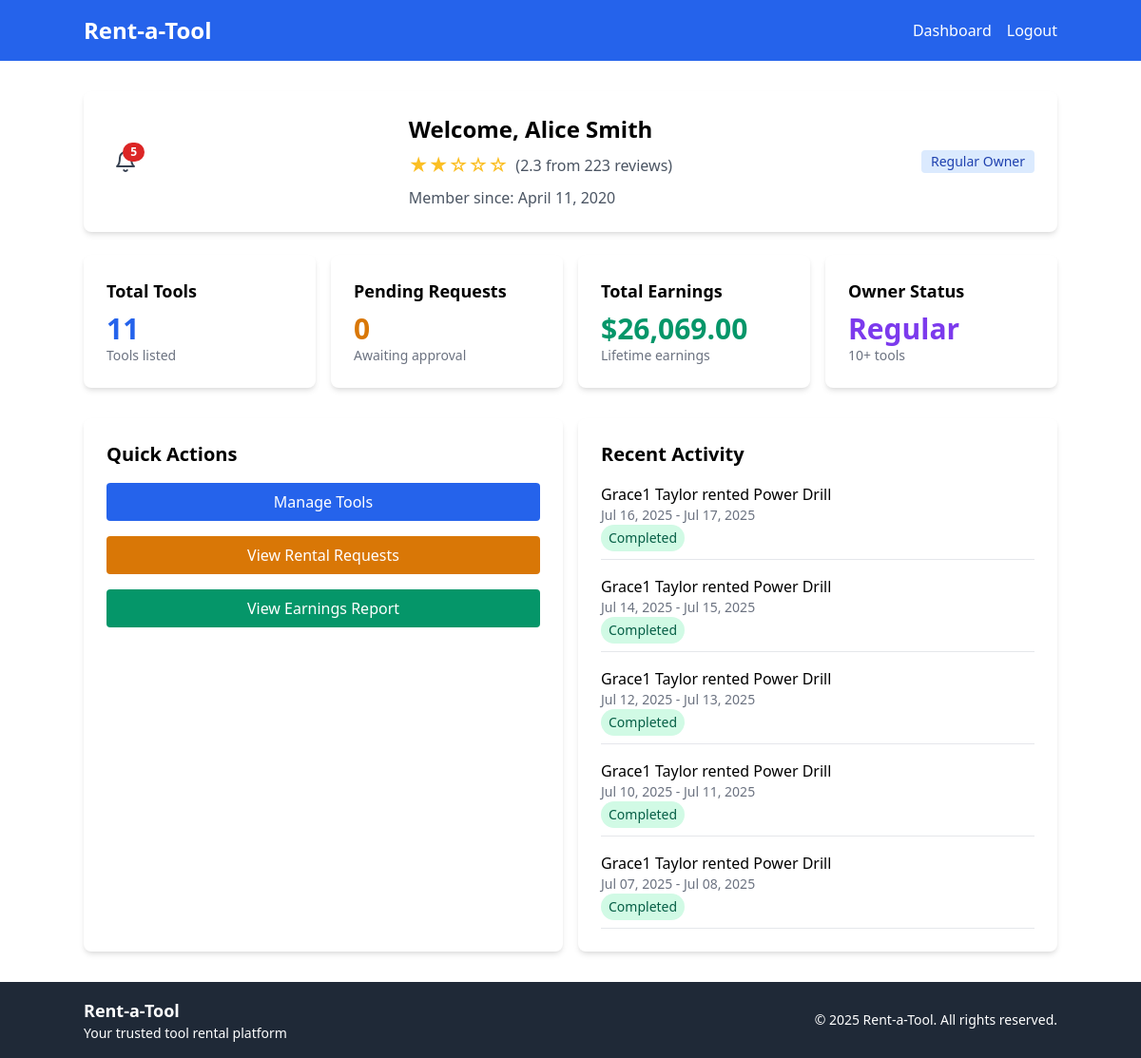
Screenshot of /dashboard/owner/index.php (signed in) with the database file from the repository.
### tables this page shows
CREATE TABLE `user` (
  `UserID` int(11) NOT NULL,
  `FirstName` varchar(50) NOT NULL,
  `LastName` varchar(50) NOT NULL,
  `PhoneNumber` varchar(15) DEFAULT NULL,
  `ProfilePhoto` text DEFAULT NULL,
  `IdentificationDocument` text DEFAULT NULL,
  `ProofOfAddress` text DEFAULT NULL,
  `Email` varchar(100) NOT NULL,
  `Password` varchar(255) NOT NULL,
  `UserType` enum('Owner','Renter','Admin') NOT NULL,
  `ReputationScore` float DEFAULT 0,
  `ReviewCount` int(11) DEFAULT 0,
  `RegistrationDate` datetime DEFAULT current_timestamp(),
  `CreatedAt` datetime DEFAULT current_timestamp(),
  `AvgRatingGiven` float DEFAULT 3,
  `ReviewsReceivedCount` int(11) NOT NULL DEFAULT 0
);

CREATE TABLE `rental` (
  `RentalID` int(11) NOT NULL,
  `ToolID` int(11) NOT NULL,
  `RenterID` int(11) NOT NULL,
  `RentalStartDate` date NOT NULL,
  `RentalEndDate` date NOT NULL,
  `ReturnDate` date DEFAULT NULL,
  `BaseRentalPrice` decimal(10,2) NOT NULL,
  `DepositFee` decimal(10,2) NOT NULL,
  `ServiceFee` decimal(10,2) NOT NULL,
  `TotalPrice` decimal(10,2) NOT NULL,
  `BorrowerFactor` float DEFAULT 1,
  `Status` enum('Pending','Approved','Completed','Returned') DEFAULT 'Pending',
  `DamageReport` text DEFAULT NULL,
  `DamageReported` tinyint(1) NOT NULL DEFAULT 0 COMMENT 'Flag indicating if tool was returned damaged',
  `NotReturned` tinyint(1) NOT NULL DEFAULT 0
);

CREATE TABLE `tool` (
  `ToolID` int(11) NOT NULL,
  `OwnerID` int(11) NOT NULL,
  `Name` varchar(100) NOT NULL,
  `Description` text DEFAULT NULL,
  `Images` text DEFAULT NULL,
  `PricePerDay` decimal(10,2) NOT NULL,
  `WeightedRating` float DEFAULT 0,
  `AvailabilityStatus` enum('Available','Rented','Unavailable') DEFAULT 'Available',
  `Category` enum('Hand Tools','Power Tools','Garden Tools','Electronics','Other') NOT NULL,
  `DateAdded` datetime DEFAULT current_timestamp(),
  `Location` varchar(255) DEFAULT NULL,
  `DeliveryOption` enum('Pickup Only','Delivery Available') NOT NULL DEFAULT 'Pickup Only',
  `DeliveryPrice` decimal(10,2) DEFAULT 0.00
);

### dashboard/owner/index.php (the view, shortened to what this page needs)
<?php
require_once $_SERVER['DOCUMENT_ROOT'] . '/rentatool/includes/db_connection.php';
require_once $_SERVER['DOCUMENT_ROOT'] . '/rentatool/includes/header.php';
    $stmt = $pdo->prepare("
        SELECT
            u.FirstName,
            u.LastName,
            u.RegistrationDate,
            u.ReputationScore,
            u.ReviewsReceivedCount,
            COUNT(DISTINCT t.ToolID) as total_tools,
            COUNT(DISTINCT CASE WHEN rent.Status = 'Pending' THEN rent.RentalID END) as pending_requests
        FROM User u
        LEFT JOIN Tool t ON u.UserID = t.OwnerID
        LEFT JOIN Rental rent ON t.ToolID = rent.ToolID
        WHERE u.UserID = ?
        GROUP BY u.UserID, u.FirstName, u.LastName, u.RegistrationDate, u.ReputationScore, u.ReviewsReceivedCount
    ");
    $stmt->execute([$_SESSION['user_id']]);
    $userInfo = $stmt->fetch(PDO::FETCH_ASSOC);
    $earningsStmt = $pdo->prepare("
        SELECT
            SUM(
                (DATEDIFF(r.RentalEndDate, r.RentalStartDate) + 1) * t.PricePerDay
            ) + SUM(
                CASE
                    WHEN r.ReturnDate IS NOT NULL AND r.ReturnDate > r.RentalEndDate THEN
                        LEAST(DATEDIFF(r.ReturnDate, r.RentalEndDate) * t.PricePerDay, r.DepositFee)
                    WHEN r.ReturnDate IS NULL AND CURDATE() > r.RentalEndDate THEN
                        r.DepositFee
                    ELSE 0
                END
            ) AS total_earnings,
            SUM(
                (DATEDIFF(r.RentalEndDate, r.RentalStartDate) + 1) * t.PricePerDay
            ) AS base_earnings,
            SUM(
                CASE
                    WHEN r.ReturnDate IS NOT NULL AND r.ReturnDate > r.RentalEndDate THEN
                        LEAST(DATEDIFF(r.ReturnDate, r.RentalEndDate) * t.PricePerDay, r.DepositFee)
                    WHEN r.ReturnDate IS NOT NULL AND r.ReturnDate <= r.RentalEndDate THEN
                        0
                    WHEN r.ReturnDate IS NULL AND CURDATE() > r.RentalEndDate THEN
                        r.DepositFee
                    ELSE 0
                END
            ) AS deposit_earnings
        FROM Rental r
        JOIN Tool t ON r.ToolID = t.ToolID
        JOIN Payment p ON r.RentalID = p.RentalID
        WHERE t.OwnerID = ? AND r.Status IN ('Approved', 'Completed', 'Returned') AND p.PaymentStatus = 'Completed'
    ");
    $earningsStmt->execute([$_SESSION['user_id']]);
    $earningsResult = $earningsStmt->fetch(PDO::FETCH_ASSOC);
    $notifStmt = $pdo->prepare("
        SELECT NotificationID, Message, NotificationTimestamp
        FROM Notification
        WHERE UserID = ? AND IsRead = 0
        ORDER BY NotificationTimestamp DESC
        LIMIT 5
    ");
    $notifStmt->execute([$_SESSION['user_id']]);
    $notifications = $notifStmt->fetchAll(PDO::FETCH_ASSOC);
    $joinDate = $userInfo['RegistrationDate'] ? date('F j, Y', strtotime($userInfo['RegistrationDate'])) : 'Not available';
    $fullName = htmlspecialchars($userInfo['FirstName'] . ' ' . $userInfo['LastName']);
    $rating = number_format($userInfo['ReputationScore'], 1);
    $ReviewsReceivedCount = $userInfo['ReviewsReceivedCount'];
    $totalTools = $userInfo['total_tools'];
    $pendingRequests = $userInfo['pending_requests'];
    $totalEarnings = $earningsResult['total_earnings'];
    $stmt = $pdo->prepare("
        SELECT r.*, t.Name as ToolName, u.FirstName, u.LastName
        FROM Rental r
        JOIN Tool t ON r.ToolID = t.ToolID
        JOIN User u ON r.RenterID = u.UserID
        WHERE t.OwnerID = ?
        ORDER BY r.RentalStartDate DESC
        LIMIT 5
    ");
    $stmt->execute([$_SESSION['user_id']]);
    $recentRentals = $stmt->fetchAll(PDO::FETCH_ASSOC);
?>
<div class="container mx-auto my-8">
    <div class="bg-white p-6 rounded-lg shadow-md mb-6">
        <div class="flex justify-between items-center">
            <div class="relative inline-block text-left mr-4">
                <button id="notificationButton" type="button" class="relative inline-flex items-center p-2 text-gray-700 hover:text-gray-900 focus:outline-none" aria-expanded="false" aria-haspopup="true">
                    <svg class="h-6 w-6" fill="none" stroke="currentColor" stroke-width="2" viewBox="0 0 24 24" stroke-linecap="round" stroke-linejoin="round">
                        <path d="M18 8a6 6 0 00-12 0c0 7-3 9-3 9h18s-3-2-3-9"></path>
                        <path d="M13.73 21a2 2 0 01-3.46 0"></path>
                    </svg>
                    <?php if (count($notifications) > 0): ?>
                        <span id="notificationBadge" class="absolute top-0 right-0 inline-flex items-center justify-center px-2 py-1 text-xs font-bold leading-none text-white bg-red-600 rounded-full">
                            <?= count($notifications) ?>
                        </span>
                    <?php endif; ?>
                </button>
            </div>
            <div>
                <h1 class="text-2xl font-bold mb-2">Welcome, <?= $fullName ?></h1>
                <div class="flex items-center mb-2">
                    <div class="text-yellow-400 text-xl">
                    <?php
                    $filledStars = max(0, floor($rating));
                    $emptyStars = max(0, 5 - $filledStars);
                    echo str_repeat('★', $filledStars) . str_repeat('☆', $emptyStars);
                    ?>
                    </div>
                    <span class="ml-2 text-gray-600">(<?= $rating ?> from <?= $ReviewsReceivedCount ?> reviews)</span>
                </div>
                <p class="text-gray-600">Member since: <?= $joinDate ?></p>
            </div>
            <span class="bg-blue-100 text-blue-800 text-sm font-medium px-2.5 py-0.5 rounded">
                <?= $totalTools >= 20 ? 'Expert Owner' : ($totalTools >= 10 ? 'Regular Owner' : 'New Owner') ?>
            </span>
        </div>
    </div>
    <div class="grid grid-cols-1 md:grid-cols-4 gap-4 mb-8">
        <div class="bg-white p-6 rounded-lg shadow-md">
            <h3 class="text-lg font-semibold mb-2">Total Tools</h3>
            <p class="text-3xl font-bold text-blue-600"><?= $totalTools ?></p>
            <p class="text-sm text-gray-500">Tools listed</p>
        </div>
        <div class="bg-white p-6 rounded-lg shadow-md">
            <h3 class="text-lg font-semibold mb-2">Pending Requests</h3>
            <p class="text-3xl font-bold text-yellow-600"><?= $pendingRequests ?></p>
            <p class="text-sm text-gray-500">Awaiting approval</p>
        </div>
    <div class="bg-white p-6 rounded-lg shadow-md">
        <h3 class="text-lg font-semibold mb-2">Total Earnings</h3>
        <p class="text-3xl font-bold text-green-600">$<?= number_format($totalEarnings ?? 0, 2) ?></p>
        <p class="text-sm text-gray-500">Lifetime earnings</p>
    </div>
        <div class="bg-white p-6 rounded-lg shadow-md">
            <h3 class="text-lg font-semibold mb-2">Owner Status</h3>
            <p class="text-3xl font-bold text-purple-600">
                <?= $totalTools >= 20 ? 'Expert' : ($totalTools >= 10 ? 'Regular' : 'New') ?>
            </p>
            <p class="text-sm text-gray-500">
                <?= $totalTools >= 20 ? '20+ tools' : ($totalTools >= 10 ? '10+ tools' : 'Getting started') ?>
            </p>
        </div>
    </div>
    <div class="grid grid-cols-1 md:grid-cols-2 gap-4 mb-8">
        <div class="bg-white p-6 rounded-lg shadow-md">
            <h3 class="text-xl font-semibold mb-4">Quick Actions</h3>
            <div class="space-y-4">
                <a href="<?= BASE_URL ?>dashboard/owner/tools.php" class="block bg-blue-600 text-white px-4 py-2 rounded hover:bg-blue-700 text-center">
                    Manage Tools
                </a>
                <a href="<?= BASE_URL ?>dashboard/owner/rentals.php" class="block bg-yellow-600 text-white px-4 py-2 rounded hover:bg-yellow-700 text-center">
                    View Rental Requests
                </a>
                <a href="<?= BASE_URL ?>dashboard/owner/earnings.php" class="block bg-green-600 text-white px-4 py-2 rounded hover:bg-green-700 text-center">
                    View Earnings Report
                </a>
            </div>
        </div>
        <div class="bg-white p-6 rounded-lg shadow-md">
            <h3 class="text-xl font-semibold mb-4">Recent Activity</h3>
            <?php if (empty($recentRentals)): ?>
                <p class="text-gray-500">No recent activity</p>
            <?php else: ?>
                <div class="space-y-4">
                    <?php foreach ($recentRentals as $rental): ?>
                        <div class="border-b pb-2">
                            <p class="font-medium">
                                <?= htmlspecialchars($rental['FirstName'] . ' ' . $rental['LastName']) ?>
                                rented <?= htmlspecialchars($rental['ToolName']) ?>
                            </p>
                            <p class="text-sm text-gray-500">
                                <?= date('M d, Y', strtotime($rental['RentalStartDate'])) ?> -
                                <?= date('M d, Y', strtotime($rental['RentalEndDate'])) ?>
                            </p>
                            <span class="inline-block px-2 py-1 text-sm rounded-full
                                <?= $rental['Status'] === 'Completed' ? 'bg-green-100 text-green-800' :
                                   ($rental['Status'] === 'Pending' ? 'bg-yellow-100 text-yellow-800' :
                                   'bg-blue-100 text-blue-800') ?>">
                                <?= $rental['Status'] ?>
                            </span>
                        </div>
                    <?php endforeach; ?>
                </div>
            <?php endif; ?>
        </div>
    </div>
</div>
<?php require_once $_SERVER['DOCUMENT_ROOT'] . '/rentatool/includes/footer.php'; ?>

### rows the page displays
user: fullName "Alice Smith", ReputationScore "★★", ReputationScore "☆☆☆", ReputationScore "2.3", ReviewsReceivedCount "223", RegistrationDate "April 11, 2020"
rental: RenterID.LastName "Grace1 Taylor", ToolID.Name "Power Drill", RentalStartDate "Jul 16, 2025", RentalEndDate "Jul 17, 2025", Status "Completed"
rental: RenterID.LastName "Grace1 Taylor", ToolID.Name "Power Drill", RentalStartDate "Jul 14, 2025", RentalEndDate "Jul 15, 2025", Status "Completed"
rental: RenterID.LastName "Grace1 Taylor", ToolID.Name "Power Drill", RentalStartDate "Jul 12, 2025", RentalEndDate "Jul 13, 2025", Status "Completed"
rental: RenterID.LastName "Grace1 Taylor", ToolID.Name "Power Drill", RentalStartDate "Jul 10, 2025", RentalEndDate "Jul 11, 2025", Status "Completed"
rental: RenterID.LastName "Grace1 Taylor", ToolID.Name "Power Drill", RentalStartDate "Jul 07, 2025", RentalEndDate "Jul 08, 2025", Status "Completed"

### other values shown
count($notifications) "5"
$totalTools "11"
$pendingRequests "0"
$totalEarnings "26,069.00"
